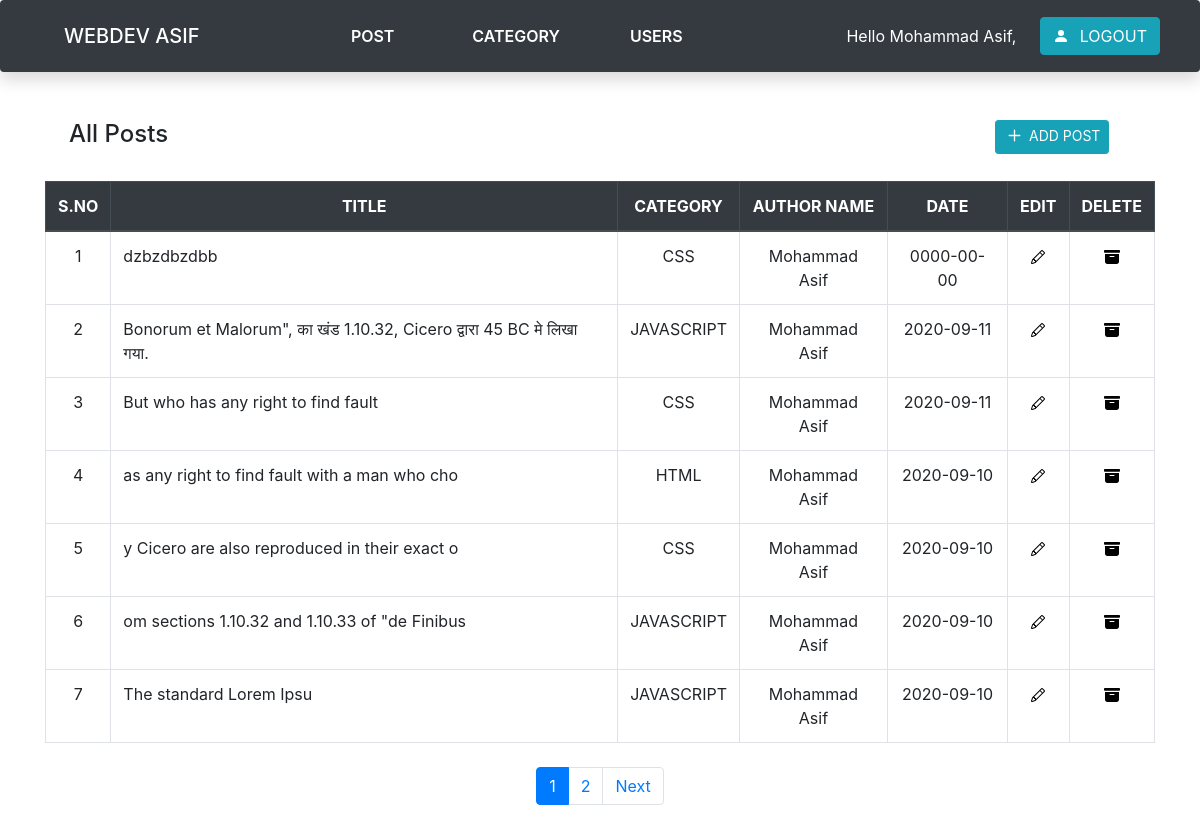
The page /admin/post.php (signed in) on the database its author committed.
### tables this page shows
CREATE TABLE `post` (
  `post_id` int(255) NOT NULL,
  `post_title` text NOT NULL,
  `post_description` text NOT NULL,
  `post_category` varchar(255) NOT NULL,
  `post_image` varchar(255) NOT NULL,
  `post_author` varchar(255) NOT NULL,
  `post_datetime` date NOT NULL
);

### admin/post.php (the view, shortened to what this page needs)
<?php
include 'header.php';
?>
<div class="container my-3">
    <div class="row">
        <div class="col-10">
            <h4 class="ml-4">All Posts</h4>
        </div>
        <div class="col-2">
            <a href="add-post.php" class="btn btn-info btn-sm " role="button" aria-pressed="true">ADD POST</a>
        </div>
    </div>
    <?php
     include 'db_connect.php';
     if(isset($_GET['page'])){
        $page = $_GET['page'];
     }else{
         $page=1;
     }
     $limit = 7;
     $offset  = ($page - 1 ) * $limit;
    $author_name = $_SESSION['user_fullname'];
    $author_role = $_SESSION['user_role'];
    if($author_role == 'Admin'){
    $sql = "SELECT * FROM `POST` ORDER BY `post_id` DESC LIMIT {$offset} , $limit";
    }else{
        $sql = "SELECT * FROM `POST` WHERE `post_author` = '$author_name'  DESC LIMIT {$offset} , $limit";
    }
    $result = mysqli_query($conn, $sql);
    $num = mysqli_num_rows($result);
    if ($num > 0) {
    ?>
    <table class="table  table-hover  table-bordered my-4">
        <thead class="thead-dark text-center">
            <tr>
                <th scope="col">S.NO</th>
                <th scope="col">TITLE</th>
                <th scope="col">CATEGORY</th>
                <th scope="col">AUTHOR NAME</th>
                <th scope="col">DATE</th>
                <th scope="col">EDIT</th>
                <th scope="col">DELETE</th>
            </tr>
        </thead>
        <tbody>
            <?php
                $sno = $offset + 1;
                while ($row = mysqli_fetch_assoc($result)) {
                ?>
            <tr>
                <td class="text-center"><?php echo $sno; ?></td>
                <td><?php echo $row['post_title']; ?></td>
                <td class="text-center"><?php echo $row['post_category']; ?></td>
                <td class="text-center"><?php echo  $row['post_author']; ?></td>
                <td class="text-center"><?php echo $row['post_datetime']; ?></td>
                <td class="text-center">
                    <a
                        href="edit-post.php?id=<?php echo $row['post_id'];?>&category=<?php echo $row['post_category'];?>">
                    </a>
                </td>
                <td class="text-center">
                    <a
                        href="delete-post.php?id=<?php echo $row['post_id'];?>&category=<?php echo $row['post_category'];?>">
                    </a>
                </td>
            </tr>
            <?php
                $sno++; }
            }else{
                echo "no post found";
            }
            ?>
        </tbody>
    </table>
    <nav aria-label="...">
            <ul class="pagination pagination-md justify-content-center">
                <?php
                 include 'db_connect.php';
                 $sql1 = "SELECT * FROM `post`";
                 $result1 = mysqli_query($conn,$sql1);
                 $total_records = mysqli_num_rows($result1);
                 $limit_show_records = 7;
                 $total_pages = ceil($total_records/$limit_show_records);
                 for($i = 1 ; $i <= $total_pages; $i++){
                    if($page == $i){
                        $active = 'active';
                    }else{
                        $active ="";
                    }
                     echo '<li class="page-item '.$active.'"><a class="page-link" href="post.php?page='.$i.'">'.$i.'</a></li>';
                 }
                 if($page < $total_pages){
                    echo '<li class="page-item "><a class="page-link" href="post.php?page='.($page + 1).'">Next</a></li>';
                }
                ?>
            </ul>
        </nav>
</div>

### admin/header.php (shortened to what this page needs)
<!doctype html>
<html lang="en">
<head>
    <link rel="stylesheet" href="https://stackpath.bootstrapcdn.com/bootstrap/4.5.2/css/bootstrap.min.css"
>
</head>
<body>
    <nav class="navbar navbar-expand-lg navbar-dark bg-dark shadow p-3 mb-5  rounded">
        <a class="navbar-brand mb-0 h1 ml-5" href="#">WEBDEV ASIF</a>
        <div class="collapse navbar-collapse" id="navbarNav">
            <ul class="navbar-nav mx-auto">
                <li class="list-inline-item  ml-5 navbar2"><a href="post.php" class="text-white">POST</a></li>
                <li class="list-inline-item mx-5 navbar2"><a href="category.php" class="text-white">CATEGORY</a></li>
                <?php
                if($_SESSION['user_role'] == 'Admin'){
                 echo   '
                    <li class="list-inline-item  navbar2"><a href="users.php" class="text-white">USERS</a></li>';
                }
                ?>
            </ul>
            <ul class="navbar-nav ml-auto">
                <li class="nav-item active text-white mr-2">Hello <?php echo $_SESSION["user_fullname"]; ?>,</li>
            </ul>
            <a href="logout.php" class="btn btn-info btn-md ml-3 mr-4 " role="button" type="submit" name="submit">
                <svg id="svgLogout" width="1em" height="1em" viewBox="0 0 16 16" class="bi bi-person-fill"
                    fill="currentColor" xmlns="http://www.w3.org/2000/svg">
                    <path fill-rule="evenodd"
                        d="M3 14s-1 0-1-1 1-4 6-4 6 3 6 4-1 1-1 1H3zm5-6a3 3 0 1 0 0-6 3 3 0 0 0 0 6z" />
                </svg> LOGOUT</a>
        </div>
    </nav>
</body>
</html>

### admin/header.php (style rules this page uses)
.navbar2 a { color: #007bff; text-decoration: none; background-color: transparent; padding: 24px 11px; font-weight: 600; }
#svgLogout { margin-right: 6px; margin-bottom: 4px; }

### admin/post.php (style rules this page uses)
.svgAction { color: black; }
#addSvg { margin-right: 4px; margin-bottom: 3px; }

### rows shown on the page
post: post_title "dzbzdbzdbb", post_category "CSS", post_author "Mohammad Asif", post_datetime "0000-00-00"
post: post_title "Bonorum et Malorum\", का खंड 1.10.32, Cicero द्वारा 45 BC मे लिखा गया.", post_category "JAVASCRIPT", post_author "Mohammad Asif", post_datetime "2020-09-11"
post: post_title "But who has any right to find fault", post_category "CSS", post_author "Mohammad Asif", post_datetime "2020-09-11"
post: post_title "as any right to find fault with a man who cho", post_category "HTML", post_author "Mohammad Asif", post_datetime "2020-09-10"
post: post_title "y Cicero are also reproduced in their exact o", post_category "CSS", post_author "Mohammad Asif", post_datetime "2020-09-10"
post: post_title "om sections 1.10.32 and 1.10.33 of \"de Finibus", post_category "JAVASCRIPT", post_author "Mohammad Asif", post_datetime "2020-09-10"
post: post_title "The standard Lorem Ipsu", post_category "JAVASCRIPT", post_author "Mohammad Asif", post_datetime "2020-09-10"

### other values the page prints
$_SESSION["user_fullname"] "Mohammad Asif"
